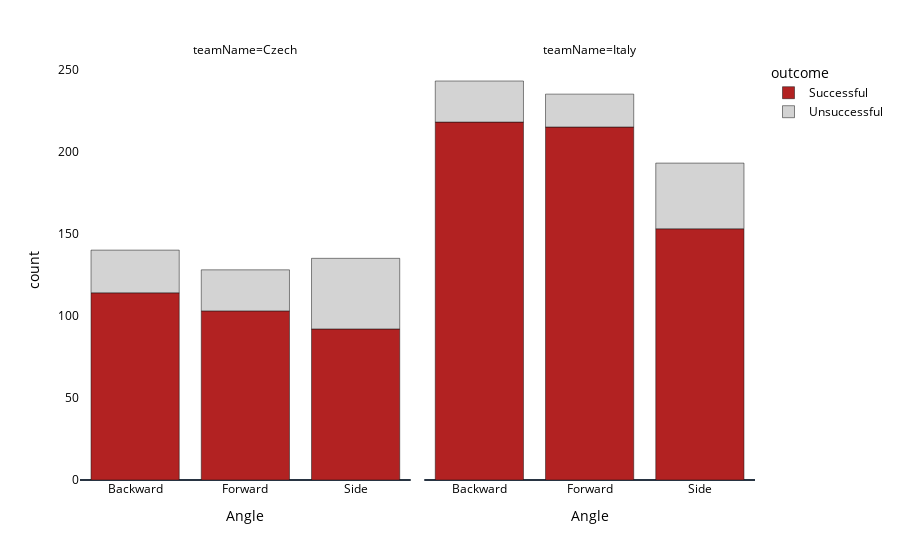

The notebook cell saved with this chart:
### Code cell
fig = px.bar(
    data_frame=grouped_df, x='Angle', y='count',
    color='outcome', facet_col='teamName',
    color_discrete_map={'Successful': 'firebrick', 'Unsuccessful': 'lightgrey'},
    facet_col_wrap=2
)

fig.update_layout(
    paper_bgcolor='white', plot_bgcolor='white', font=dict(color='black'),
    xaxis=dict(showgrid=False), yaxis=dict(showgrid=False)
)

fig.update_xaxes(showgrid=False, gridwidth=0)
fig.update_yaxes(showgrid=False, gridwidth=0)

fig.show()

### Figure 1 — Plotly figure (JSON) as saved in the notebook; plotly's stock layout.template omitted (floating-point values rounded to 4 significant figures)
{"data": [{"alignmentgroup": "True", "hovertemplate": "outcome=Successful<br>teamName=Czech<br>Angle=%{x}<br>count=%{y}<extra></extra>", "legendgroup": "Successful", "marker": {"color": "firebrick", "pattern": {"shape": ""}}, "name": "Successful", "offsetgroup": "Successful", "orientation": "v", "showlegend": true, "textposition": "auto", "x": ["Backward", "Forward", "Side"], "xaxis": "x", "y": [114, 103, 92], "yaxis": "y", "type": "bar"}, {"alignmentgroup": "True", "hovertemplate": "outcome=Successful<br>teamName=Italy<br>Angle=%{x}<br>count=%{y}<extra></extra>", "legendgroup": "Successful", "marker": {"color": "firebrick", "pattern": {"shape": ""}}, "name": "Successful", "offsetgroup": "Successful", "orientation": "v", "showlegend": false, "textposition": "auto", "x": ["Backward", "Forward", "Side"], "xaxis": "x2", "y": [218, 215, 153], "yaxis": "y2", "type": "bar"}, {"alignmentgroup": "True", "hovertemplate": "outcome=Unsuccessful<br>teamName=Czech<br>Angle=%{x}<br>count=%{y}<extra></extra>", "legendgroup": "Unsuccessful", "marker": {"color": "lightgrey", "pattern": {"shape": ""}}, "name": "Unsuccessful", "offsetgroup": "Unsuccessful", "orientation": "v", "showlegend": true, "textposition": "auto", "x": ["Backward", "Forward", "Side"], "xaxis": "x", "y": [26, 25, 43], "yaxis": "y", "type": "bar"}, {"alignmentgroup": "True", "hovertemplate": "outcome=Unsuccessful<br>teamName=Italy<br>Angle=%{x}<br>count=%{y}<extra></extra>", "legendgroup": "Unsuccessful", "marker": {"color": "lightgrey", "pattern": {"shape": ""}}, "name": "Unsuccessful", "offsetgroup": "Unsuccessful", "orientation": "v", "showlegend": false, "textposition": "auto", "x": ["Backward", "Forward", "Side"], "xaxis": "x2", "y": [25, 20, 40], "yaxis": "y2", "type": "bar"}], "layout": {"xaxis": {"anchor": "y", "domain": [0.0, 0.49], "title": {"text": "Angle"}, "showgrid": false, "gridwidth": 0}, "yaxis": {"anchor": "x", "domain": [0.0, 1.0], "title": {"text": "count"}, "showgrid": false, "gridwidth": 0}, "xaxis2": {"anchor": "y2", "domain": [0.51, 1.0], "matches": "x", "title": {"text": "Angle"}, "showgrid": false, "gridwidth": 0}, "yaxis2": {"anchor": "x2", "domain": [0.0, 1.0], "matches": "y", "showticklabels": false, "showgrid": false, "gridwidth": 0}, "annotations": [{"font": {}, "showarrow": false, "text": "teamName=Czech", "x": 0.245, "xanchor": "center", "xref": "paper", "y": 1.0, "yanchor": "bottom", "yref": "paper"}, {"font": {}, "showarrow": false, "text": "teamName=Italy", "x": 0.755, "xanchor": "center", "xref": "paper", "y": 1.0, "yanchor": "bottom", "yref": "paper"}], "legend": {"title": {"text": "outcome"}, "tracegroupgap": 0}, "margin": {"t": 60}, "barmode": "relative", "font": {"color": "black"}, "paper_bgcolor": "white", "plot_bgcolor": "white"}}
